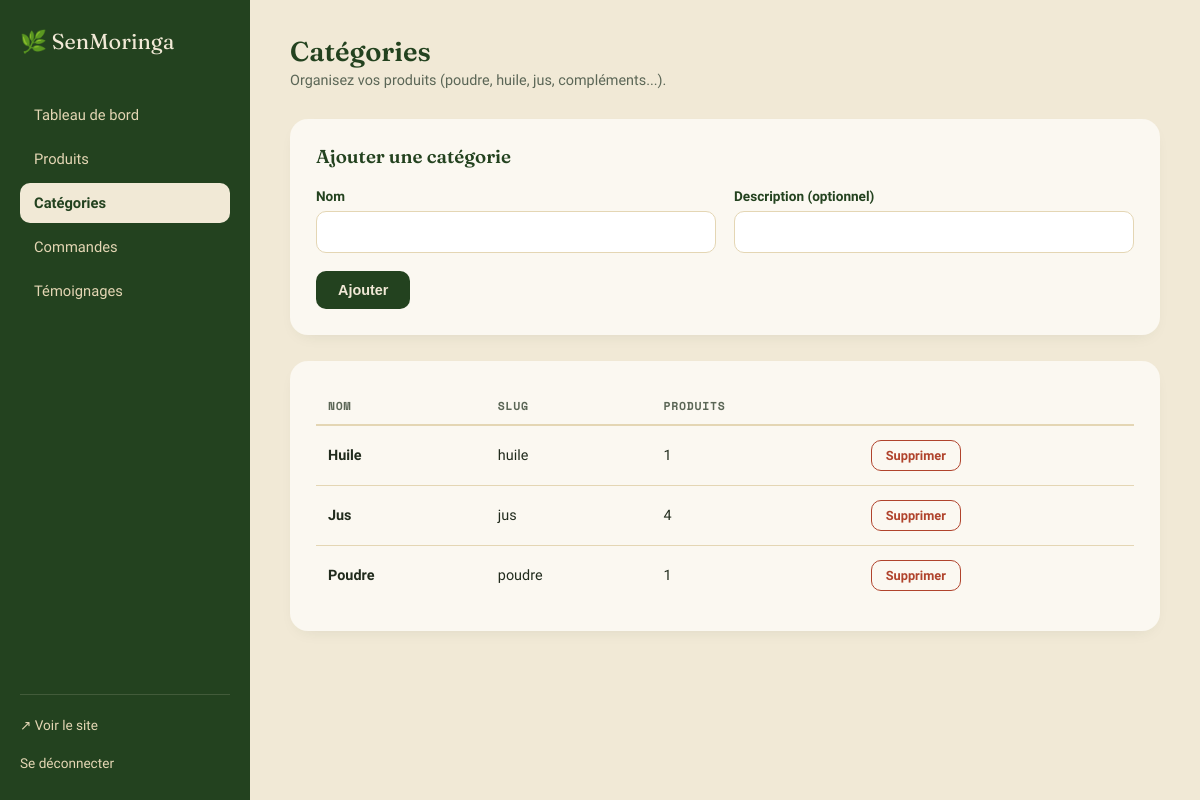
Screenshot of /admin/categories.php (signed in) with the database file from the repository.
### tables this page shows
CREATE TABLE categories (
    id INT AUTO_INCREMENT PRIMARY KEY,
    nom VARCHAR(100) NOT NULL,
    slug VARCHAR(100) NOT NULL UNIQUE,
    description VARCHAR(255) DEFAULT NULL
);

### includes/functions.php (called while the page is built, shortened)
<?php
function e(string $texte): string
{
    return htmlspecialchars($texte, ENT_QUOTES, 'UTF-8');
}

### admin/categories.php (the view, shortened to what this page needs)
<?php
require_once __DIR__ . '/../includes/functions.php';
$pdo = getPDO();
$categories = $pdo->query("SELECT c.*, (SELECT COUNT(*) FROM produits p WHERE p.categorie_id = c.id) AS nb_produits FROM categories c ORDER BY c.nom")->fetchAll();
require __DIR__ . '/includes/admin_header.php';
?>
<div class="admin-topbar">
  <div><h1>Catégories</h1><p>Organisez vos produits (poudre, huile, jus, compléments...).</p></div>
</div>
<div class="panneau">
  <div class="panneau-tete"><h3>Ajouter une catégorie</h3></div>
  <form method="post" class="ligne-2" style="align-items:end;">
    <div class="groupe-champ" style="margin-bottom:0;">
      <label for="nom">Nom</label>
      <input type="text" id="nom" name="nom" required>
    </div>
    <div class="groupe-champ" style="margin-bottom:0;">
      <label for="description">Description (optionnel)</label>
      <input type="text" id="description" name="description">
    </div>
    <div class="groupe-champ" style="margin-bottom:0; grid-column: 1 / -1;">
      <button type="submit" class="btn btn-principal">Ajouter</button>
    </div>
  </form>
</div>
<div class="panneau">
  <table>
    <thead><tr><th>Nom</th><th>Slug</th><th>Produits</th><th></th></tr></thead>
    <tbody>
      <?php foreach ($categories as $cat): ?>
        <tr>
          <td><strong><?= e($cat['nom']) ?></strong></td>
          <td><?= e($cat['slug']) ?></td>
          <td><?= (int)$cat['nb_produits'] ?></td>
          <td>
            <a href="<?= BASE_URL ?>/admin/categories.php?supprimer=<?= (int)$cat['id'] ?>" class="btn btn-danger btn-petit"
               onclick="return confirm('Supprimer cette catégorie ? Les produits associés resteront mais sans catégorie.');">Supprimer</a>
          </td>
        </tr>
      <?php endforeach; ?>
    </tbody>
  </table>
</div>
<?php require __DIR__ . '/includes/admin_footer.php'; ?>

### assets/css/admin.css (style rules this page uses)
:root { --vert-foret: #23421F; --vert-feuille: #4F8B3B; --sable: #F1E9D6; --sable-fonce: #E4D6B4; --creme: #FBF8F1; --terre: #A2622B; --or: #C99A3B; --encre: #212B1D; --encre-douce: #5b6656; --rouge: #B0432C; --font-display: 'Fraunces', serif; --font-corps: 'Work Sans', sans-serif; --font-detail: 'Space Mono', monospace; }
* { box-sizing: border-box; margin: 0; padding: 0; }
body { font-family: var(--font-corps); background: var(--sable); color: var(--encre); }
a { color: inherit; text-decoration: none; }
h1, h2, h3 { font-family: var(--font-display); color: var(--vert-foret); font-weight: 600; }
.admin-topbar { display: flex; justify-content: space-between; align-items: center; margin-bottom: 30px; }
.admin-topbar h1 { font-size: 1.7rem; }
.admin-topbar p { color: var(--encre-douce); font-size: 0.9rem; margin-top: 4px; }
.btn { display: inline-flex; align-items: center; gap: 8px; padding: 11px 22px; border-radius: 10px; font-weight: 600; font-size: 0.9rem; border: none; cursor: pointer; transition: transform .15s, background .15s; }
.btn-principal { background: var(--vert-foret); color: var(--sable); }
.btn-danger { background: transparent; color: var(--rouge); border: 1.5px solid var(--rouge); }
.btn-petit { padding: 7px 14px; font-size: 0.8rem; }
.panneau { background: var(--creme); border-radius: 18px; padding: 26px; box-shadow: 0 6px 18px -10px rgba(31,58,36,0.15); margin-bottom: 26px; }
.panneau-tete { display: flex; justify-content: space-between; align-items: center; margin-bottom: 20px; }
table { width: 100%; border-collapse: collapse; }
th { text-align: left; font-family: var(--font-detail); font-size: 0.72rem; text-transform: uppercase; letter-spacing: .06em; color: var(--encre-douce); padding: 10px 12px; border-bottom: 2px solid var(--sable-fonce); }
td { padding: 14px 12px; border-bottom: 1px solid var(--sable-fonce); font-size: 0.9rem; vertical-align: middle; }
tr:last-child td { border-bottom: none; }
.groupe-champ { margin-bottom: 18px; }
.groupe-champ label { display: block; font-size: 0.85rem; font-weight: 600; margin-bottom: 7px; color: var(--vert-foret); }
.groupe-champ input, .groupe-champ select, .groupe-champ textarea { width: 100%; padding: 11px 14px; border-radius: 10px; border: 1.5px solid var(--sable-fonce); background: white; font-family: inherit; font-size: 0.92rem; }
.ligne-2 { display: grid; grid-template-columns: 1fr 1fr; gap: 18px; }

### rows the page displays
categories: nom "Huile", slug "huile", nb_produits "1"
categories: nom "Jus", slug "jus", nb_produits "4"
categories: nom "Poudre", slug "poudre", nb_produits "1"
